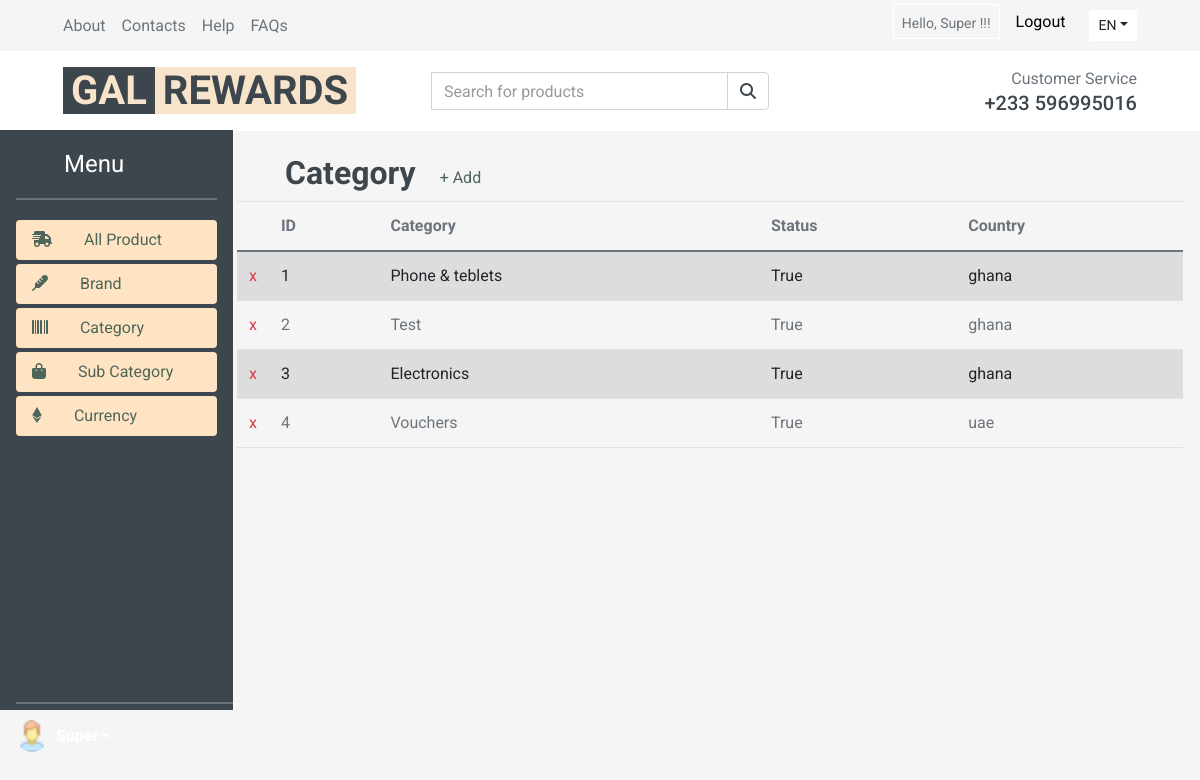
Page /adminCategory/ (signed in) on the committed database.
### Product/models.py (models this page shows, shortened)
class category(models.Model):
    category = models.CharField(max_length=30, unique=True)
    status = models.BooleanField(default=True)
    country = models.CharField(max_length=15,choices=COUNTRY_CHOOSE,default='ghana')

### my/views.py (the view)
# urls.py: path('adminCategory/',views.adminCategory,name="adminCategory"),
def adminCategory(request):
    allcat = category.objects.all()
    data={
        'allcat': allcat,
    }
    return render(request,'adminPanel/adminCategory.html',data)

### templates/adminPanel/adminCategory.html
{% include "adminPanel/adminHeader.html"%}
{% if user.is_authenticated %}
    <div class="d-flex align-items-center">
        <div class="d-inline-block">
        <h2 class="ml-5">Category</h2>
        </div>
        <div class="col-5 pl-4">
        <a href="{% url 'addCategory'%}" style="color: #4e6659;">+ Add</a>
        </div>
    </div>
    <table class="table table-striped">
        <thead>
            <tr>
                <th scope="col"></th>
                <th scope="col">ID</th>
                <th scope="col">Category</th>
                <th scope="col">Status</th>
                <th scope="col">Country</th>
            </tr>
        </thead>
        <tbody>
           {% for n in allcat%}
            <tr>
                <td class="text-center" style="width: 12px;" ><a href="{%url 'catDelete' catId=n.id%}" class="text-danger">x</a></td>
                <td>{{n.id}}</td>
                <td>{{n.category}}</td>
                <td>{{n.status}}</td>
                <td>{{n.country}}</td>
            </tr>
            {%endfor%}
        </tbody>
    </table>
  </div>
{%endif%}
{% include "adminPanel/adminFooter.html" %}

### templates/adminPanel/adminHeader.html (shortened to what this page needs)
{% load static %}
<!DOCTYPE html>
<html lang="en">
<head>
    <link href="https://cdn.jsdelivr.net/npm/bootstrap@5.0.2/dist/css/bootstrap.min.css" rel="stylesheet">
    <link href="../assets/dist/css/bootstrap.min.css" rel="stylesheet">
     <link href="https://cdnjs.cloudflare.com/ajax/libs/font-awesome/5.10.0/css/all.min.css" rel="stylesheet">
     <link href="lib/animate/animate.min.css" rel="stylesheet">
     <link href="lib/owlcarousel/assets/owl.carousel.min.css" rel="stylesheet">
     <link rel="stylesheet" href="{% static 'css/style1.css' %}">
</head>
<body>
    <div class="text-center bg-dark text-light"> <h2>Admin Panel</h2></div>
    {% if user.is_authenticated %}
    <div class="container-fluid fixed-top">
        <div class="row bg-secondary py-1 px-xl-5">
            <div class="col-lg-4 d-none d-lg-block">
                <div class="d-inline-flex align-items-center h-100">
                    <a class="text-body mr-3" href="">About</a>
                    <a class="text-body mr-3" href="">Contacts</a>
                    <a class="text-body mr-3" href="">Help</a>
                    <a class="text-body mr-3" href="">FAQs</a>
                </div>
            </div>
            <div class="col-lg-4 text-center text-lg-center">
            </div>
            <div class="col-lg-4 text-center text-lg-right">
                <div class="d-inline-flex align-items-center">
                    <div class="btn-group ">
                       <label class="btn btn-sm btn-light  --dark text-body mr-3 pt-2" style="color:black; background:transparent" >Hello, {{user.first_name}} !!!</label>
                    </div>
                   <div class="btn-group mr-4">
                    <label for="logout" >
                      <a href="{% url 'logout' %}" style="color: black;">Logout</a>
                    </label>
                   </div>
                    <div class="btn-group">
                        <button type="button" class="btn btn-sm btn-light dropdown-toggle" data-toggle="dropdown">EN</button>
                    </div>
                </div>
            </div>
        </div>
        <div class="row align-items-center bg-light py-3 px-xl-5 d-none d-lg-flex">
            <div class="col-lg-4">
                <a href="{%url 'adminHome' %}" class="text-decoration-none">
                    <span class="h1 text-uppercase bg-dark px-2" style="color: #f7e4cb;">GAL</span>
                    <span class="h1 text-uppercase text-dark px-2 ml-n1" style="background-color: #f7e4cb;">REWARDS</span>
                </a>
            </div>
            <div class="col-lg-4 col-6 text-left">
                <form action="" method="Post">
                    <div class="input-group">
                        <input type="text" class="form-control" placeholder="Search for products" name="serach">
                        <div class="input-group-append">
                            <span class="input-group-text bg-transparent text-dark">
                                <i class="fa fa-search"></i>
                            </span>
                        </div>
                    </div>
                </form>
            </div>
            <div class="col-lg-4 col-6 text-right">
                <p class="m-0">Customer Service</p>
                <h5 class="m-0">+233 596995016</h5>
            </div>
        </div>
    </div>
      <div class="row px-3" style="margin-top: 100px;">
    <div class="d-fex flex-column flex-shrink-0 p-3 text-white bg-dark fixed-top col-" style="height: 580px; width:233px; margin-top:130px;">
        <a href="{%url 'adminHome'%}"" class="d-flex align-items-center mb-3 mb-md-0 me-md-auto text-white text-decoration-none">
          <svg class="bi me-2" width="40" height="32"><use xlink:href="#bootstrap"/></svg>
          <span class="fs-4">Menu</span>
        </a>
        <hr>
        <ul class="nav nav-pills flex-column mb-auto" >
          <li class="nav-item pt-1">
            <a href="{%url 'adminHome'%}" class="nav-link active " aria-current="page" style="background-color: bisque; color: #4E6659">
              <i class="fa-solid fa-truck-fast"></i>
              <svg class="bi me-2" width="16" height="16"><use xlink:href="#home"/></svg>
              All Product
            </a>
          </li>
          <li class="nav-item pt-1" >
            <a href="{%url 'adminBrand'%}" class="nav-link active" aria-current="page" style="background-color: bisque; color: #4E6659">
              <i class="fa-solid fa-thermometer"></i>
              <svg class="bi me-2" width="16" height="16"><use xlink:href="#home"/></svg>
              Brand
            </a>
          </li>
          <li class="nav-item pt-1" >
            <a href="{%url 'adminCategory'%}" class="nav-link active" aria-current="page" style="background-color: bisque; color: #4E6659">
              <i class="fa-solid fa-barcode"></i>
              <svg class="bi me-2" width="16" height="16"><use xlink:href="#home"/></svg>
              Category
            </a>
          </li>
          <li class="nav-item pt-1" >
            <a href="{%url 'adminSubCategory'%}" class="nav-link active" aria-current="page" style="background-color: bisque; color: #4E6659">
              <i class="fa-solid fa-bag-shopping"></i>
              <svg class="bi me-2" width="16" height="16"><use xlink:href="#home"/></svg>
              Sub Category
            </a>
          </li>
          <li class="nav-item pt-1" >
            <a href="{%url 'adminCurrency'%}" class="nav-link active" aria-current="page" style="background-color: bisque; color: #4E6659">
              <i class="fa-brands fa-ethereum"></i>
              <svg class="bi me-2" width="16" height="16"><use xlink:href="#home"/></svg>
              Currency
            </a>
          </li>
        </ul>
        <div class="dropdown fixed-bottom mb-5 ml-3">
          <hr >
          <a href="#" class="d-flex align-items-center text-white text-decoration-none dropdown-toggle" id="dropdownUser1" data-bs-toggle="dropdown" aria-expanded="false">
            <img alt="" width="32" height="32" class="rounded-circle me-2">
            <strong>{{user.first_name}}</strong>
          </a>
        </div>
      </div>
      <div class="d-flex flex-column flex-shrink-0 p-3 col-md " style="margin-left: 220px;">
      {% endif%}

### rows in the picture
category: id "1", category "Phone & teblets", status "True", country "ghana"
category: id "2", category "Test", status "True", country "ghana"
category: id "3", category "Electronics", status "True", country "ghana"
category: id "4", category "Vouchers", status "True", country "uae"

### other values in the picture
{{ user.first_name }} "Super"
